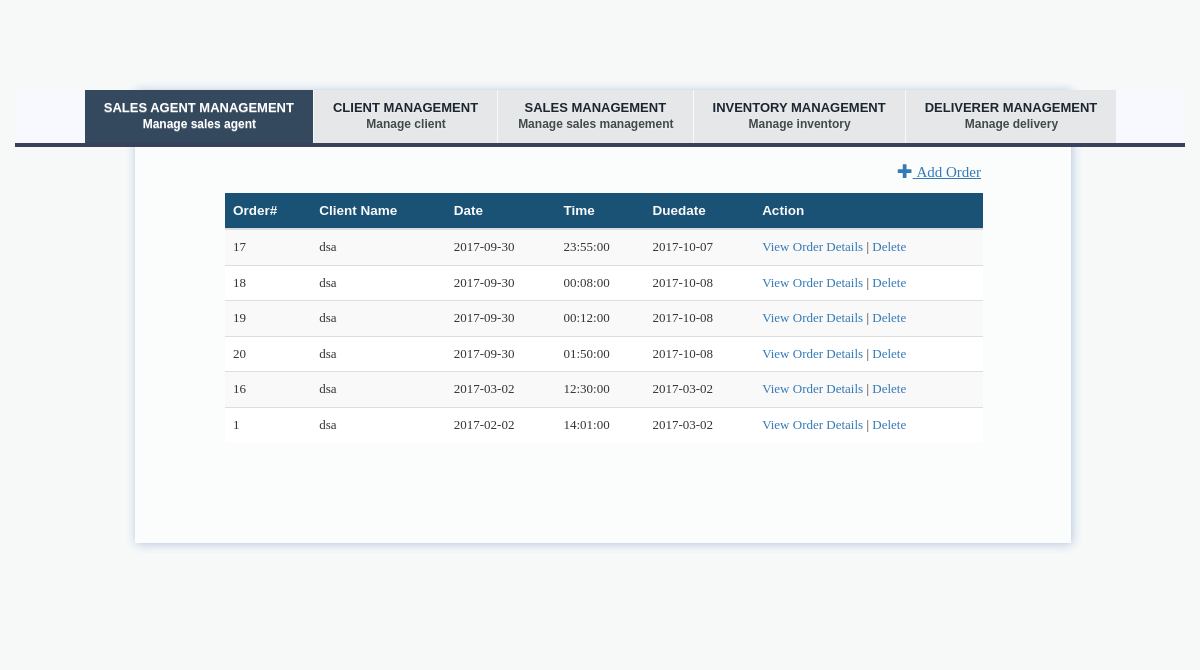
The page /index.php/knoxville/viewOrders on the database as committed earlier.
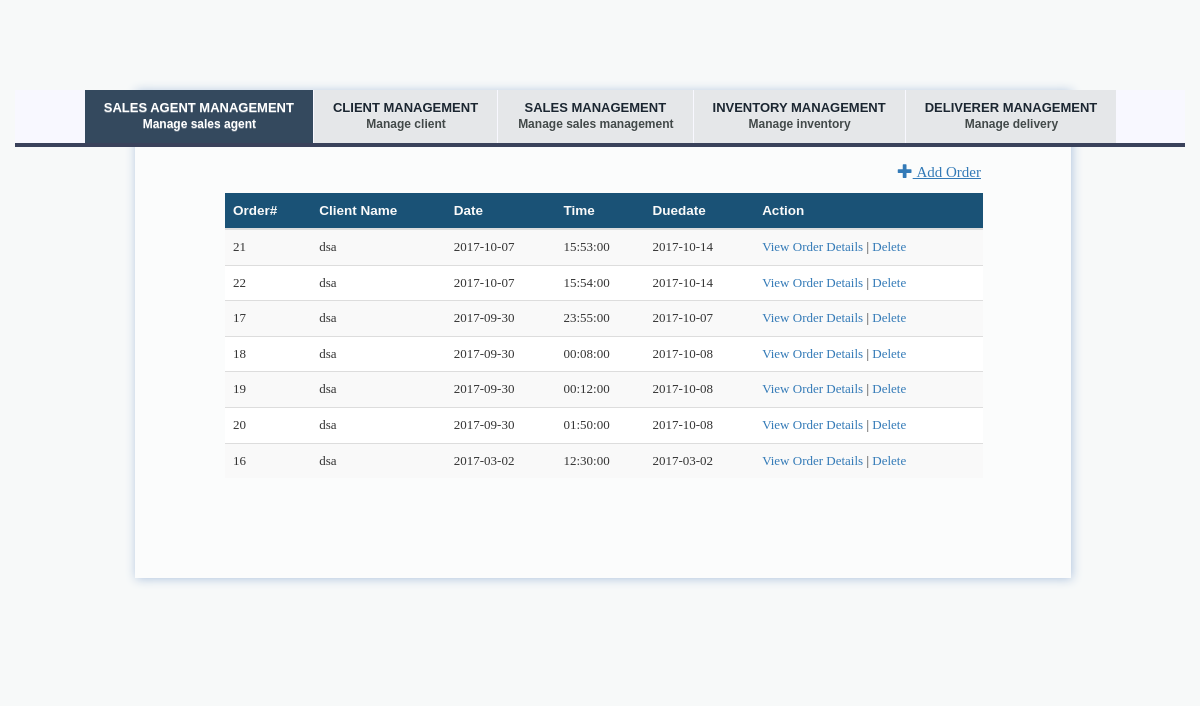
The same page on the database as committed later.
### tables this page shows
CREATE TABLE `client_order` (
  `orderID` int(11) NOT NULL,
  `date` date NOT NULL,
  `time` time NOT NULL,
  `due` date NOT NULL,
  `userID` varchar(20) NOT NULL,
  `clientID` int(11) NOT NULL
);

CREATE TABLE `client` (
  `clientID` int(11) NOT NULL,
  `client_name` varchar(50) NOT NULL,
  `address` varchar(50) NOT NULL,
  `contact_no` int(11) NOT NULL
);

### application/controllers/knoxville.php (called while the page is built, shortened)
<?php
class Knoxville extends CI_Controller {
    public function __construct(){
        $this->load->model('client_model','Client');
        $this->load->model('sales_agent_model','SalesAgent');
		$this->load->model('order_model','Order');
		$this->load->model('item_model','Item');
		$this->load->model('transaction_model','Transaction');
		$this->load->model('deliverer_model','Deliverer');
		$this->load->model('shipment_model','Shipment');
    }
	public function viewOrders(){
        $result_array = $this->Order->read();
        $data['orders'] = $result_array;
		$result_array = $this->Client->read();
		$data['clients'] = $result_array;
		$header_data['title'] = "View Sales";
		$this->load->view('include/header',$header_data);
        $this->load->view('order_view',$data);
    }
}

### index.php (called while the page is built, shortened)
<?php
require_once BASEPATH.'core/CodeIgniter.php';

### application/models/order_model.php (called while the page is built, shortened)
<?php
class Order_model extends CI_Model {
    private $table = 'client_order';
    function read($condition=null){
        $this->db->select('*');
        $this->db->from($this->table);
        $this->db->order_by('date','desc');
        $query = $this->db->get();
        if($query->num_rows()>0)
            return $query->result_array();
        else
            return false;
    }
}
?>

### application/models/client_model.php (called while the page is built, shortened)
<?php
class Client_model extends CI_Model {
    private $table = 'client';
    function read($condition=null){
        $this->db->select('*');
        $this->db->from($this->table);
        $query = $this->db->get();
        if($query->num_rows()>0)
            return $query->result_array();
        else
            return false;
    }
}
?>

### application/views/order_view.php (the view, shortened to what this page needs)
<!DOCTYPE html>
<div class="tab-content">
<a href="<?php echo base_url('knoxville/addOrder')?>" class="addLink"><span class="glyphicon glyphicon-plus"></span>&nbsp;Add Order</a>
<div class="table-responsive table">
    <table class="table table-striped">
        <thead>
            <tr id="trHead">
				<th>Order#</th>
                <th>Client Name</th>
                <th>Date</th>
                <th>Time</th>
                <th>Duedate</th>
                <th>Action</th>
            </tr>
        </thead>
        <tbody>
            <?php
                foreach($orders as $c){
                    echo "<tr><td>".$c['orderID']."<td>";
					foreach($clients as $i)
					{
						if ($c['clientID'] == $i['clientID'])
						echo $i['client_name'];
					}
					echo "</td><td>".$c['date']."</td><td>".$c['time']."</td><td>".$c['due']
                    .'</td><td><a href="'.base_url('knoxville/viewTransaction/'.$c['orderID'].'').'">View Order Details</a> | <a onclick="confirmDelete('.$c['orderID'].')">Delete</a></td></tr>';
					}
            ?>
        </tbody>
    </table>
</div>
</body>
</html>

### application/views/include/header.php (shortened to what this page needs)
<html>
<head>
	<link href="<?php echo base_url('bootstrap/css/bootstrap.css'); ?>" rel="stylesheet" type="text/css" />
	<link href="<?php echo base_url('bootstrap/css/bootstrap-theme.css'); ?>" rel="stylesheet" type="text/css" />
	<link href="<?php echo base_url('assets/css/MyCSS.css'); ?>" rel="stylesheet" type="text/css" />
</head>
<body>
<div class="container">
    <div class="tabbable">
        <div class="row">
            <ul class="nav nav-tabs">
               <ul class="nav navbar-nav">
					<li><a href="<?php echo base_url('knoxville/viewSalesAgents')?>" class="navigation active">SALES AGENT MANAGEMENT<p class="active">Manage sales agent</p></a></li>
					<li><a href="<?php echo base_url('knoxville/viewClients')?>" class="navigation">CLIENT MANAGEMENT<p>Manage client</p></a></li>
					<li><a href="<?php echo base_url('knoxville/viewOrders')?>" class="navigation">SALES MANAGEMENT<p>Manage sales management</p></a></li>
					<li><a href="<?php echo base_url('knoxville/viewItems')?>" class="navigation">INVENTORY MANAGEMENT<p>Manage inventory</p></a></li>
					<li><a href="<?php echo base_url('knoxville/viewDeliverer')?>" class="navigation">DELIVERER MANAGEMENT<p>Manage delivery</p></a></li>
				</ul>
            </ul>

### assets/css/MyCSS.css (style rules this page uses)
body { background-color: #F7F9F9; }
.tab-content { margin-left: 120px; width: 80%; background-color: #FBFCFC; box-shadow: 1px 1px 10px #B0C4DE; }
.table { margin: 5px 45px 100px; width:90%; }
tr#trHead { font-family: sans-serif; font-weight: bold; font-size: 13.5px; color:#FAFAFA; background-color: #1A5276; }
tbody { font-family: verdana; font-size: 13px; }
.addLink { text-decoration: underline; font-family: verdana; font-size: 15px; margin: 15px 90px 5px; float: right; }
.tabbable { margin: 90px 0px; }
.nav-tabs { float:left; width:100%; background:#F8F8FF; border-bottom:4px solid #3a425b; overflow:hidden; position:relative; }
.nav-tabs ul { clear:left; float:left; list-style:none; margin:0; padding:0; position:relative; left:50%; text-align:center; }
.nav-tabs ul li { display:block; float:left; list-style:none; margin:0; padding:0; position:relative; right:50%; }
.nav-tabs ul li a { font-family: sans-serif; font-weight: bold; font-size: 13px; display:block; margin:0 0 0 1px; padding:10px 19px; background: #E5E7E9; color:#1B2631; text-decoration:none; line-height:1.3em; }
.nav-tabs ul li a p { font-family: sans-serif; font-size: 12px; display:block; margin:0 0 0 1px; background: #E5E7E9; color:#424949; text-decoration:none; line-height:1.3em; }
.nav-tabs ul li a.active, .nav-tabs ul li p.active { background:#34495E; color:#fff; }

Rows that differ between the two databases and show on the page:
removed client_order: orderID "1", date "2017-02-02", time "14:01:00", due "2017-03-02", client (client_name "dsa")
added client_order: orderID "21", date "2017-10-07", time "15:53:00", due "2017-10-14", client (client_name "dsa")
added client_order: orderID "22", date "2017-10-07", time "15:54:00", due "2017-10-14", client (client_name "dsa")
